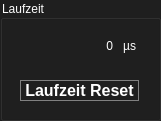
   <widget class="QGroupBox" name="groupBox_15">
    <property name="geometry">
     <rect>
      <x>1350</x>
      <y>440</y>
      <width>161</width>
      <height>121</height>
     </rect>
    </property>
    <property name="styleSheet">
     <string notr="true">QGroupBox {
	color : white;
	background-color: rgb(31, 31, 31);
}</string>
    </property>
    <property name="title">
     <string>Laufzeit</string>
    </property>
    <widget class="QWidget" name="verticalLayoutWidget_2">
     <property name="geometry">
      <rect>
       <x>20</x>
       <y>30</y>
       <width>121</width>
       <height>31</height>
      </rect>
     </property>
     <layout class="QVBoxLayout" name="verticalLayout_2">
      <property name="spacing">
       <number>0</number>
      </property>
      <item>
       <layout class="QHBoxLayout" name="horizontalLayout_2">
        <property name="spacing">
         <number>0</number>
        </property>
        <item>
         <widget class="QLabel" name="label_123">
          <property name="sizePolicy">
           <sizepolicy hsizetype="Fixed" vsizetype="Fixed">
            <horstretch>0</horstretch>
            <verstretch>0</verstretch>
           </sizepolicy>
          </property>
          <property name="minimumSize">
           <size>
            <width>90</width>
            <height>25</height>
           </size>
          </property>
          <property name="maximumSize">
           <size>
            <width>90</width>
            <height>25</height>
           </size>
          </property>
          <property name="layoutDirection">
           <enum>Qt::LeftToRight</enum>
          </property>
          <property name="styleSheet">
           <string notr="true">
color: white; 
</string>
          </property>
          <property name="text">
           <string>0</string>
          </property>
          <property name="alignment">
           <set>Qt::AlignRight|Qt::AlignTrailing|Qt::AlignVCenter</set>
          </property>
         </widget>
        </item>
        <item>
         <widget class="QLabel" name="label_120">
          <property name="sizePolicy">
           <sizepolicy hsizetype="Fixed" vsizetype="Fixed">
            <horstretch>0</horstretch>
            <verstretch>0</verstretch>
           </sizepolicy>
          </property>
          <property name="minimumSize">
           <size>
            <width>20</width>
            <height>25</height>
           </size>
          </property>
          <property name="maximumSize">
           <size>
            <width>20</width>
            <height>25</height>
           </size>
          </property>
          <property name="layoutDirection">
           <enum>Qt::LeftToRight</enum>
          </property>
          <property name="styleSheet">
           <string notr="true">
color: white; 
</string>
          </property>
          <property name="text">
           <string>µs</string>
          </property>
          <property name="alignment">
           <set>Qt::AlignRight|Qt::AlignTrailing|Qt::AlignVCenter</set>
          </property>
         </widget>
        </item>
       </layout>
      </item>
     </layout>
    </widget>
    <widget class="QPushButton" name="pushButton_resetruntime">
     <property name="geometry">
      <rect>
       <x>20</x>
       <y>80</y>
       <width>119</width>
       <height>21</height>
      </rect>
     </property>
     <property name="minimumSize">
      <size>
       <width>119</width>
       <height>21</height>
      </size>
     </property>
     <property name="maximumSize">
      <size>
       <width>119</width>
       <height>21</height>
      </size>
     </property>
     <property name="font">
      <font>
       <family>Arial</family>
       <pointsize>12</pointsize>
       <weight>75</weight>
       <bold>true</bold>
      </font>
     </property>
     <property name="styleSheet">
      <string notr="true">QPushButton {
   border: 1px solid gray;
  color: white; 
}
QPushButton:hover {
    background-color: rgb(74, 74, 74);
}
QPushButton:pressed {
    background-color: qlineargradient(x1: 0, y1: 0, x2: 0, y2: 1,
                                      stop: 0 #dadbde, stop: 1 #444444);
}</string>
     </property>
     <property name="text">
      <string>Laufzeit Reset</string>
     </property>
    </widget>
   </widget>
